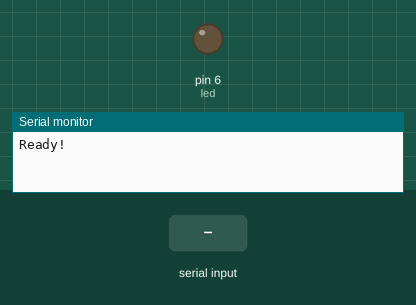
A sketch run on a simulated Arduino Uno, built with avr-gcc and run on an emulated ATmega328P. On the bench: output pins drawn as LEDs (lit = HIGH), the last lines printed to the serial monitor. The test bench sets the inputs (shaded band).

Above: at 1.2 s.
1.3 s: "90,45\n" received over Serial
At 3.72 s:
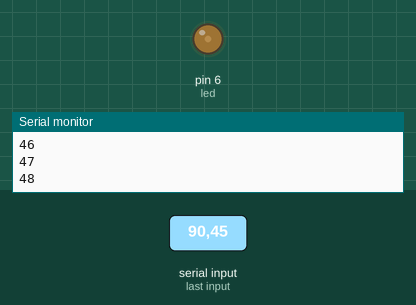
At 11.3 s:
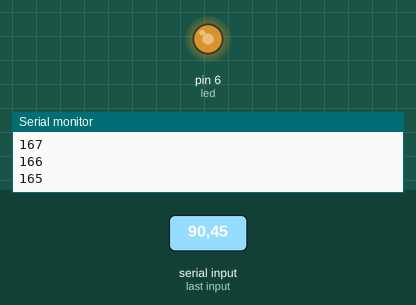
Timing chart, 0 to 12.8 s (numbered marks = the images above; inputs shaded):
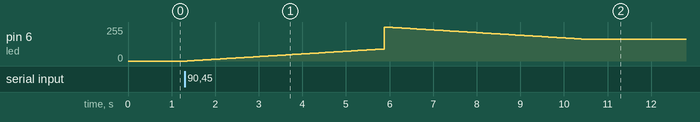

The sketch:

LightTest_c.ino
```cpp
// declare input string
String inputString;

// PWM Variables
int A = 0;
int B = 0;
int AOld = 0;
int BOld = 0;

// Pins for PWMs
int led = 6;

void setup()
{
  pinMode(led, OUTPUT);
  analogWrite(led, 0);

  Serial.begin(9600);
  Serial.println("Ready!");
  inputString = "";
}

void loop()
{
  if (Serial.available())
  {
    String inputString = "";
    String strArr[2]; // Size of array should equal number of inputs

    // See if buffer is available
    while (Serial.available())
    {
      // Delay allows for buffer to arrive
      delay(2);
      // Read character from buffer
      char l = Serial.read();
      // Add that character to string
      inputString += l;
    }

      int strStart = 0;
      int arrIndex = 0;

      for (int i = 0; i < inputString.length(); ++i)
      {
        if (inputString.charAt(i) == ',')
        {
          // If we detect a comma clear the previous array values
          strArr[arrIndex] = "";
          // Save that substring into an array
          strArr[arrIndex] = inputString.substring(strStart, i);
          // Set new string to starting input
          strStart = (i + 1);
          arrIndex++;
        }
      }

      // Save values from array as variables
      String val1 = strArr[0];
      String val2 = strArr[1];

      // Convert stirng to integer if needed
      AOld = A;
      BOld = B;
      A = val1.toInt();
      B = val2.toInt();
      light(A);
//      Serial.println(A);
//      Serial.println(B);
    }
}

void light(int pwm)
{
  for (int i = 0; i <= pwm; ++i)
  {
    analogWrite(led, i);
    Serial.println(i);
    delay(50);
  }

  for (int i = 0; i <= pwm; ++i)
  {
    analogWrite(led, 255 - i);
    Serial.println(255 - i);
    delay(50);
  }
}
```

Measured:
- after the input at 1.3 s, pin 6 (led): rises from 0/255 to 255/255 in 4.5 s, then falls to 165/255 in 4.5 s
